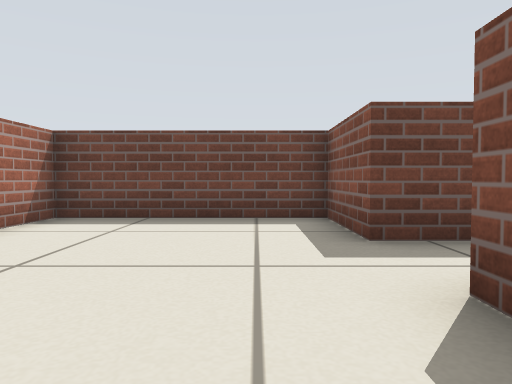
View 1 (above)

24 first-person views from a walk through a Stage world. The camera is 0.36 m above the floor, tilts 2° down and sees 70° across. The lines on the ground mark 1 m squares. The floor is counted in squares, 0.5 m on a side. Each view is taken from the middle of a square. On the plan, view 1 faces up. The plan holds only what a view shows up to about 11 squares ahead; the rest is blank. The robots in the file are not drawn.

View 2
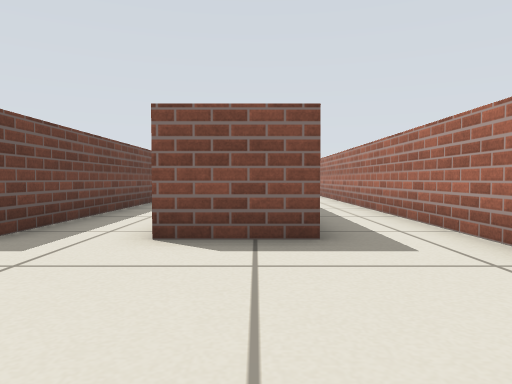

View 3
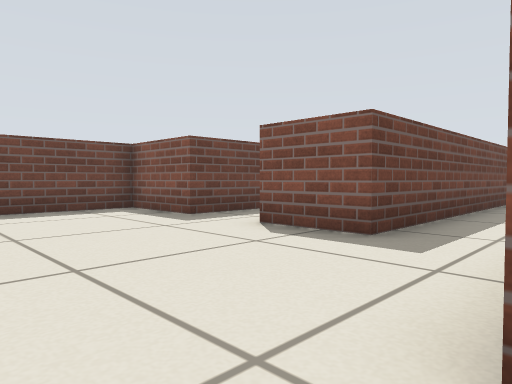

View 4
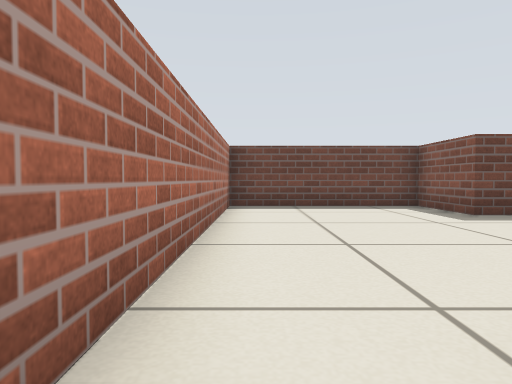

View 5
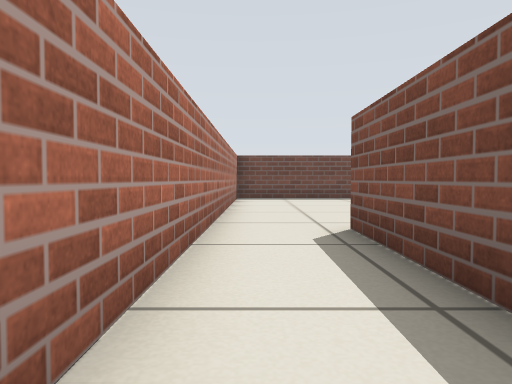

View 6
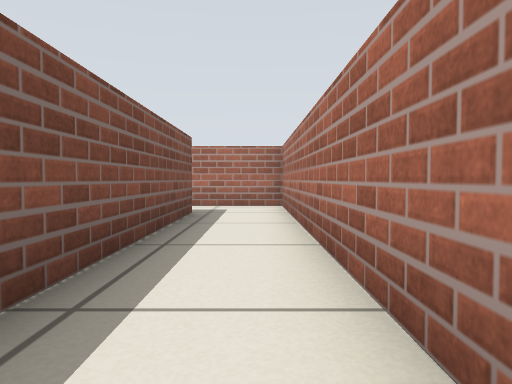

View 7
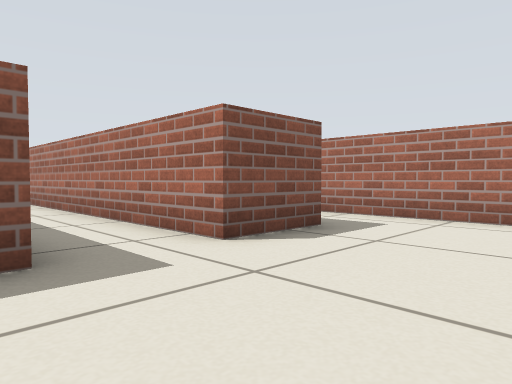

View 8
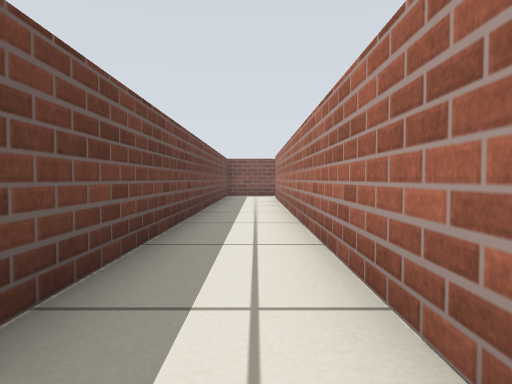

View 9
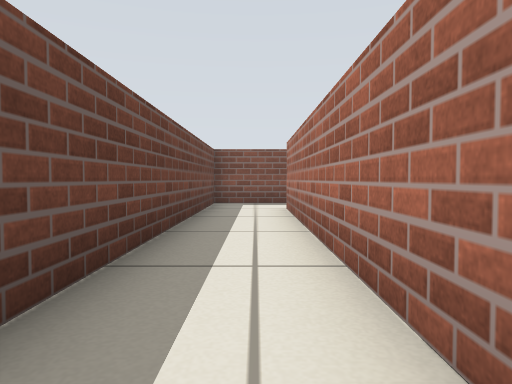

View 10
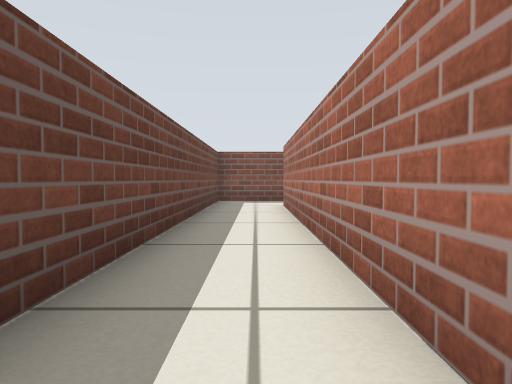

View 11
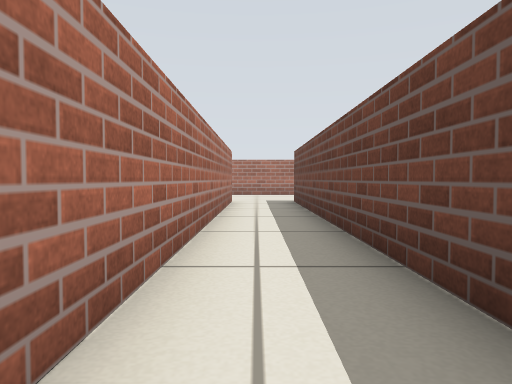

View 12
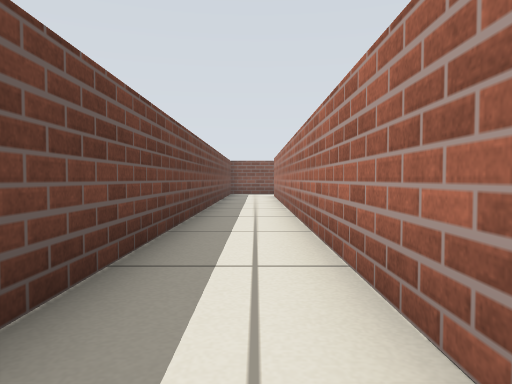

View 13
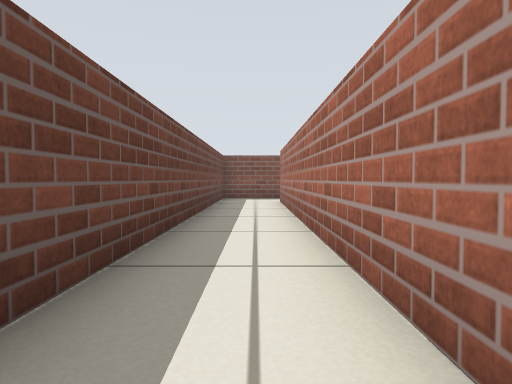

View 14
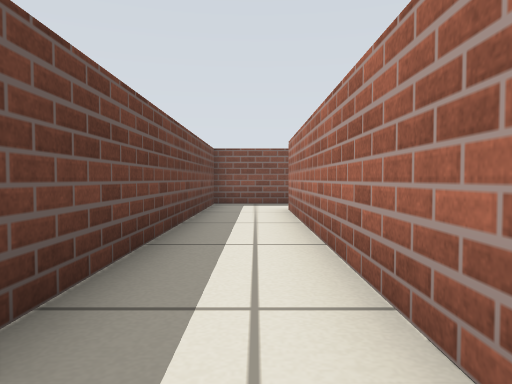

View 15
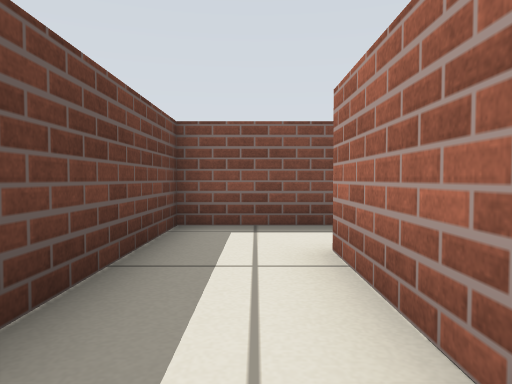

View 16
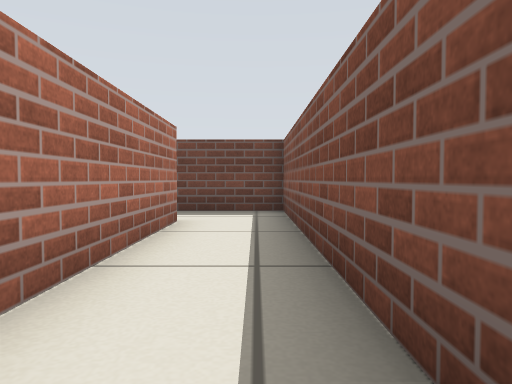

View 17
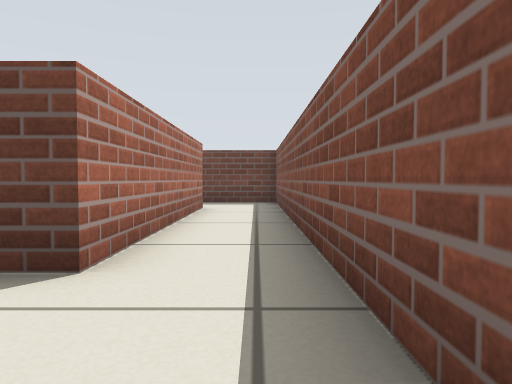

View 18
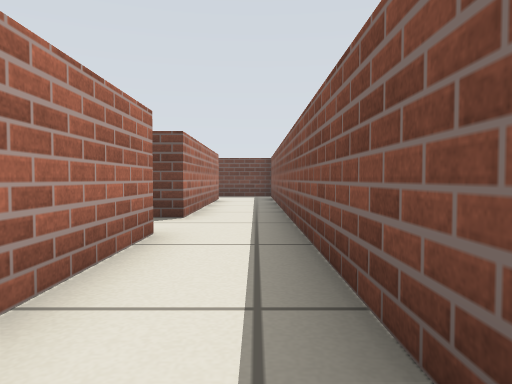

View 19
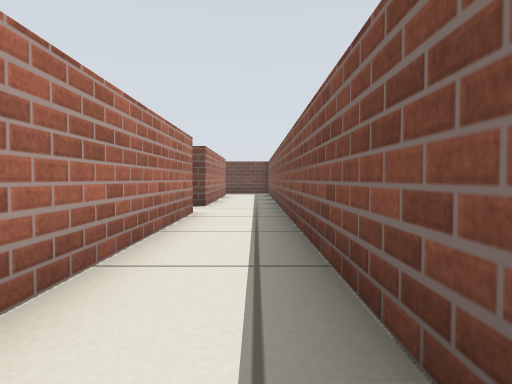

View 20
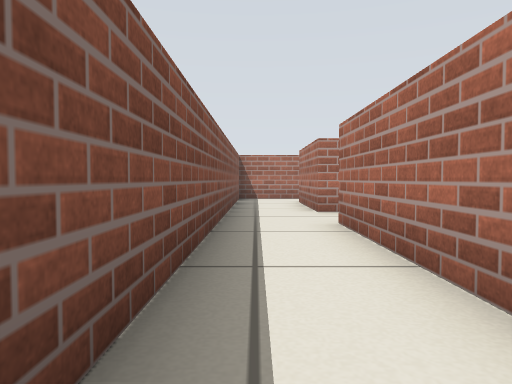

View 21
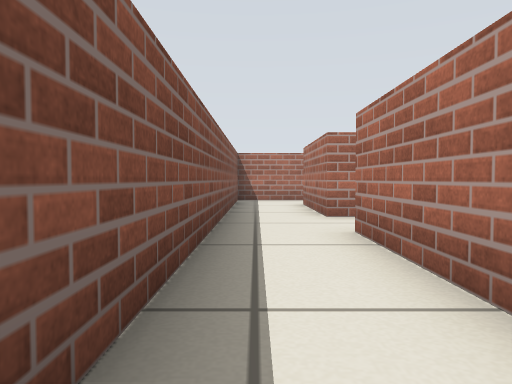

View 22
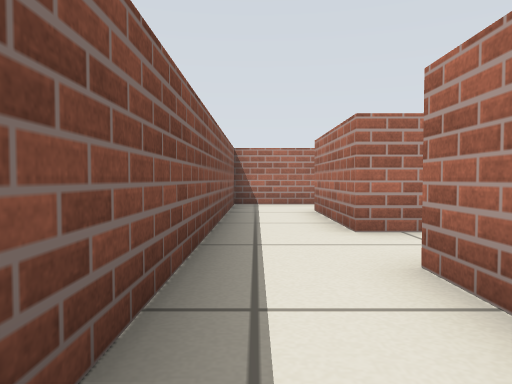

View 23
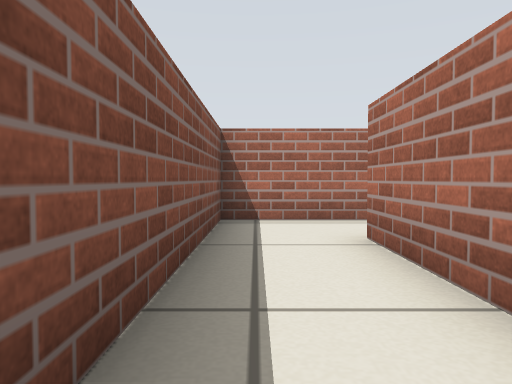

View 24
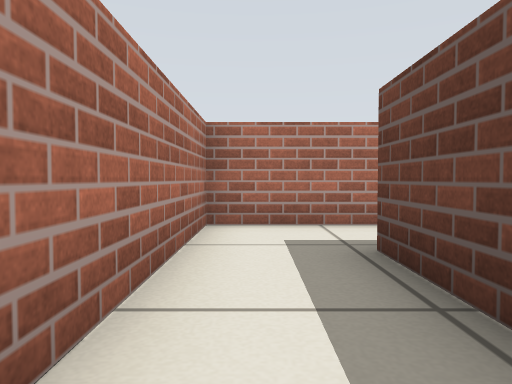

### Floor plan
Points are (right, up) in squares from view 1. A wall is a line through its corners. A room is listed if a view was taken in it or the views show most of it. See-through windows are left out.
Room 1 (views 1, 2, 7, 8, 9, 10, 11, 12, 13, 14, 15)
walls: (-0.9, -1.7) (15.9, -1.7); (17.9, -2) (17.9, 0.2) (1.3, 0.2) (1.3, 2.2) (24.7, 2.2); (26.6, 2.5) (26.6, 4.2) (1.3, 4.2) (1.3, 6.7) (-3.7, 6.7) (-3.7, -1.5)
ways out: opening at (-3, -2) to room 2; opening at (26, 3) to room 3; opening at (17, -1)
Room 2 (views 3, 4, 5, 6, 24)
walls: (0.4, -10.8) (-1.6, -10.8) (-1.6, -1.6); (-3.7, -1.5) (-3.7, -12.8) (1, -12.8)
ways out: opening at (-3, -2) to room 1
Room 3 (view 16)
walls: (26.6, -6.5) (26.6, 2.5); (24.7, 2.2) (24.7, -4.2)
ways out: opening at (26, 3) to room 1; opening at (26, -6) to room 4; opening at (24, -5)
Room 4 (views 17, 18, 19, 20, 21, 22, 23)
walls: (26.6, -17.4) (26.6, -6.5); (24.7, -6.1) (24.7, -16)
ways out: opening at (26, -6) to room 3; opening at (26, -18) to room 5; opening at (25, -17)
Room 5 (no view inside)
walls: (24.7, -17.9) (24.7, -21.5); (25.4, -23.4) (26.6, -23.4) (26.6, -17.4)
ways out: opening at (26, -18) to room 4; opening at (25, -22)

Positions as (right, up) in squares from view 1, and headings:
1: (0, 0), facing up
2: (-3, 1), facing right
3: (-3, -2), facing up-right
4: (-3, -3), facing up
5: (-3, -7), facing up
6: (-3, -3), facing down
7: (-2, 5), facing down-right
8: (2, -1), facing right
9: (7, -1), facing right
10: (6, -1), facing right
11: (13, 3), facing left
12: (9, 3), facing right
13: (13, 3), facing right
14: (16, 3), facing right
15: (21, 3), facing right
16: (26, -4), facing up
17: (26, -7), facing up
18: (26, -11), facing up
19: (26, -14), facing up
20: (26, -10), facing down
21: (26, -11), facing down
22: (26, -13), facing down
23: (26, -17), facing down
24: (2, -12), facing left
